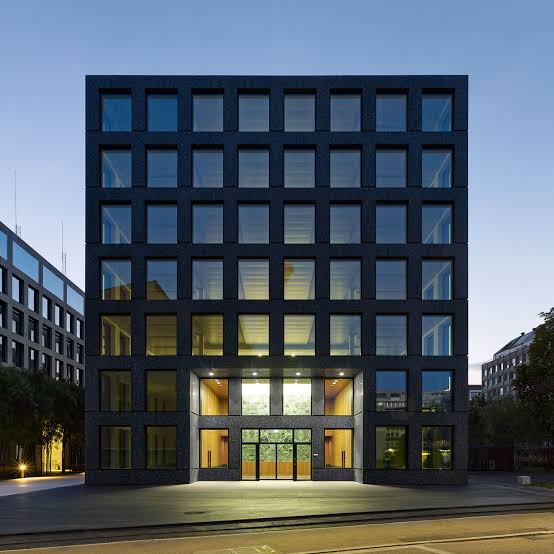
#> input picture data/edificio.jpg, 554 x 554 px; its folder holds only this picture in this run
$ python -i fase2_clustering_profundidad.py   (imports and definitions only)   (older library calls are emulated)
#> lines starting #> are read from the running program, lines starting #| are printed output that depends on the picture
"""
Fase 2: K-Means sobre superpíxeles + Motor Universal de Profundidad Invariante al Albedo (100% Offline).

Principios clave que garantizan modelos 3D casi perfectos en cualquier fotografía:
  1. Separación Intrínseca Albedo vs. Geometría (Invarianza al Color Oscuro/Claro):
     - Evita el error clásico donde zonas oscuras (barba negra, cabello, cejas, vidrios polarizados
       de autos, llantas negras, ventanas oscuras de casas) se hunden como agujeros, o donde zonas
       claras (frente iluminada, cuello, camisas blancas, paredes blancas) se inflan artificialmente.
     - El relieve fotométrico se extrae mediante un filtro paso-banda intrínseco con media cero
       dentro de cada región de material.
  2. Modelo Anatómico 3D para Retratos y Personas (`_profundidad_anatomica_retrato`):
     - Reconstruye el elipsoide craneal unificado (cabello + frente + rostro + barba/mentón en una
       misma superficie 3D continua), escultura facial 3D (puente y punta de la nariz, arco ciliar,
       pómulos, labios, prominencia del mentón, cuencas oculares suaves y retroceso de orejas),
       cuello cilíndrico situado detrás de la mandíbula y busto/hombros con curvatura controlada.
  3. Modelo Volumétrico Estructural para Objetos y Vehículos (`_profundidad_volumetrica_objeto`):
     - Combina transformada de distancia global con distancia normalizada al eje medial (esqueleto)
       y biselado en los 4 bordes del marco para que ninguna parte ancha se infle desproporcionadamente.
  4. Modelo Multi-Pista por Capas para Paisajes, Casas y Escenas Completas (`_profundidad_escena_universal`):
     - Combina plano de suelo en perspectiva, transmisión atmosférica (Dark Channel + contraste),
       nitidez multi-escala y extrusión vertical raíz->techo invariante al albedo para fachadas y árboles.
"""
import cv2
import numpy as np
from scipy import ndimage as ndi
from sklearn.cluster import KMeans
from sklearn.metrics import davies_bouldin_score, silhouette_score


# --------------------------------------------------------------------------------------
# Utilidades de filtrado e invarianza al albedo
# --------------------------------------------------------------------------------------
# [13 lines left out: function filtro_guiado_rapido, not called in this run]


def _normalizar(mapa: np.ndarray, p_lo: float = 1, p_hi: float = 99) -> np.ndarray:
    lo, hi = np.percentile(mapa, [p_lo, p_hi])
    return np.clip((mapa - lo) / (hi - lo + 1e-6), 0.0, 1.0).astype(np.float32)


def _sombreado_intrinseco_invariante_albedo(img_lab: np.ndarray, amplitud: float = 0.05) -> np.ndarray:
    """
    Extrae el micro-relieve geométrico de la superficie eliminando los cambios de color/albedo.
    Una barba negra, cabello oscuro, vidrio polarizado o llanta negra tiene media local igual a su
    entorno inmediato tras el filtro paso-banda acotado por tanh, por lo que NO se hunde en Z.
    """
#> called with amplitud = 0.05
    L = img_lab[:, :, 0].astype(np.float32) / 255.0
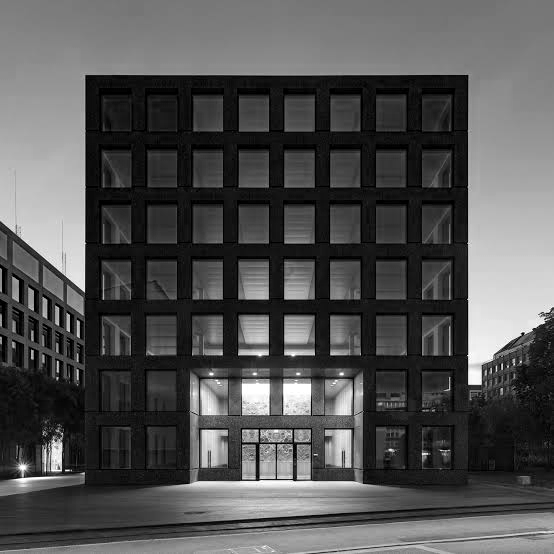
#> L: shape (554, 554) float32; min 0, max 1, mean 0.327
    L_fino = cv2.GaussianBlur(L, (5, 5), 1.0)
    L_medio = cv2.GaussianBlur(L, (21, 21), 5.0)
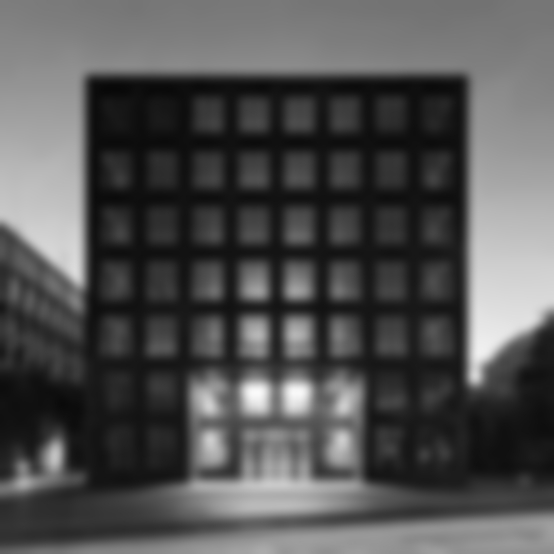
#> L_medio: shape (554, 554) float32; min 0.0319, max 0.981, mean 0.327
    delta = L_fino - L_medio
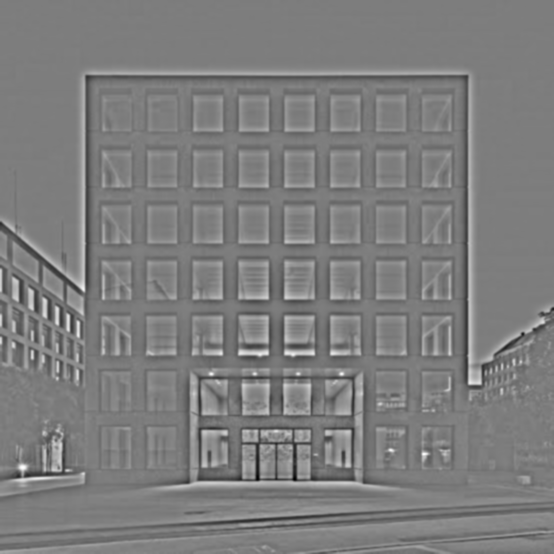
#> delta: shape (554, 554) float32; min -0.473, max 0.488, mean 1.88e-05; drawn with min black and max white

    # Atenuar en bordes de cambio brusco de material (albedo edges: ej. piel -> barba o carrocería -> ventana)
    gx = cv2.Sobel(L_fino, cv2.CV_32F, 1, 0, ksize=3)
    gy = cv2.Sobel(L_fino, cv2.CV_32F, 0, 1, ksize=3)
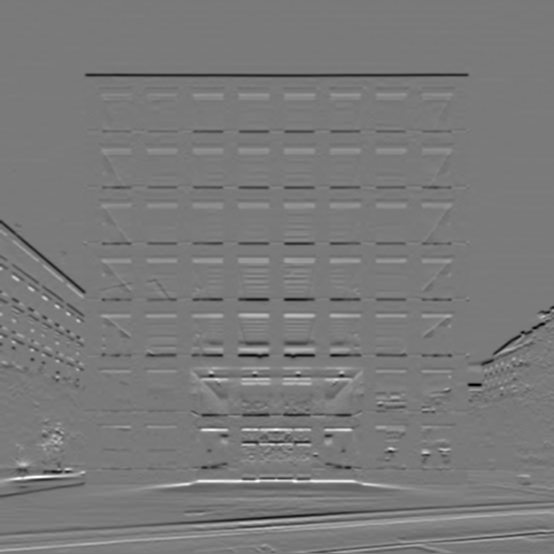
#> gy: shape (554, 554) float32; min -2.04, max 2.22, mean 0.00151; drawn with min black and max white
    grad_l = cv2.GaussianBlur(np.hypot(gx, gy), (9, 9), 0)
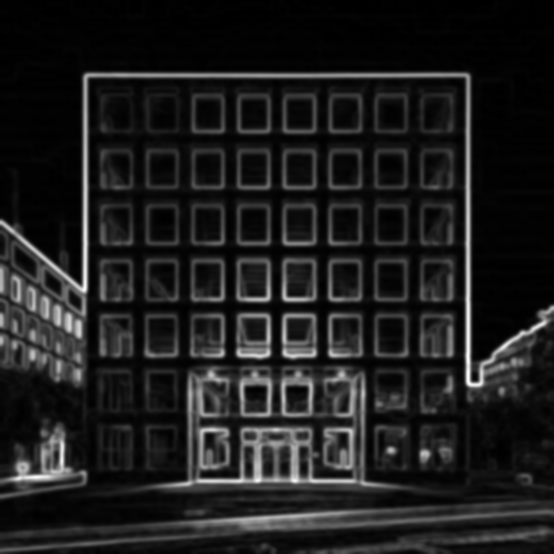
#> grad_l: shape (554, 554) float32; min 0, max 1.33, mean 0.159; drawn with min black and max white
    peso_continuo = 1.0 / (1.0 + (grad_l / 0.12) ** 2)
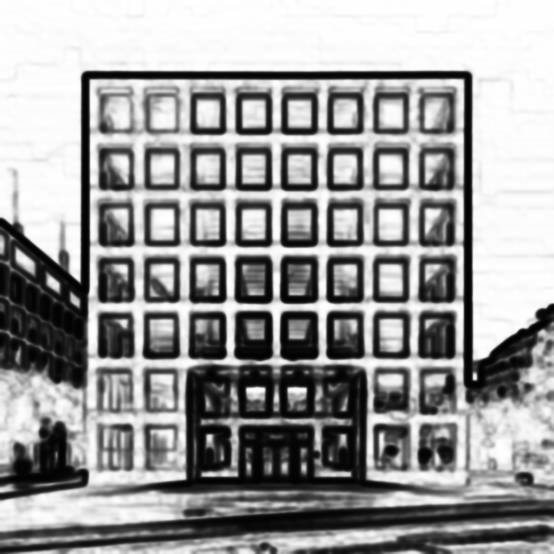
#> peso_continuo: shape (554, 554) float32; min 0.00803, max 1, mean 0.607

    relieve = amplitud * np.tanh((delta * peso_continuo) / 0.06)
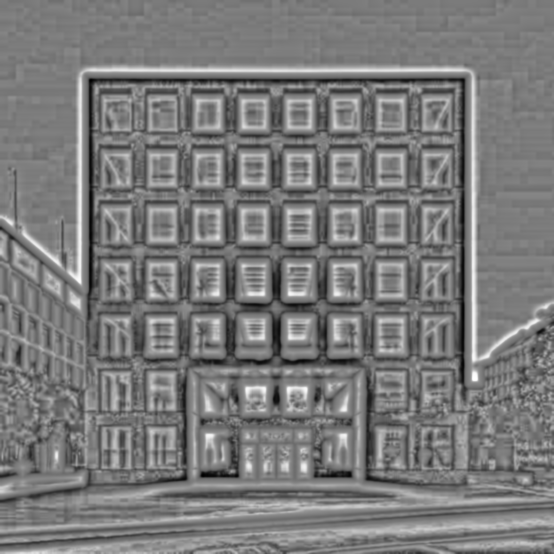
#> relieve: shape (554, 554) float32; min -0.0472, max 0.0497, mean -0.000596; drawn with min black and max white
    return cv2.GaussianBlur(relieve.astype(np.float32), (5, 5), 0)


# [1083 lines left out: functions _distancia_con_bordes_cerrados, _ajuste_planos_por_superpixel, _prior_suelo, _anclar_verticales_al_suelo, _ajuste_robusto, _mascara_cielo and 10 more, not called in this run]

>>> import cv2
>>> picture = cv2.cvtColor(cv2.imread('../data/edificio.jpg'), cv2.COLOR_BGR2RGB)
>>> result = _sombreado_intrinseco_invariante_albedo(picture)

$ run again, on data/prueba.jpg
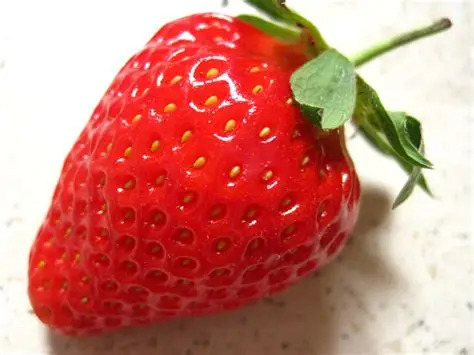
#> input picture data/prueba.jpg, 474 x 355 px
#> in _sombreado_intrinseco_invariante_albedo, `peso_continuo = 1.0 / (1.0 + (grad_l / 0.12) ** 2)`:
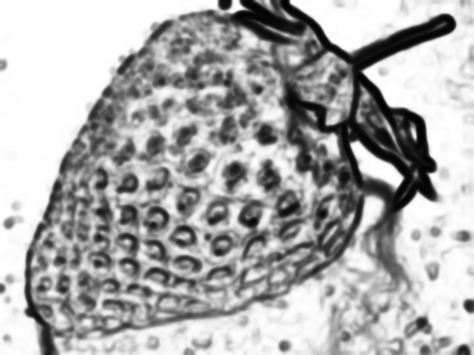
#> peso_continuo: shape (355, 474) float32; min 0.00997, max 1, mean 0.679
#> in _sombreado_intrinseco_invariante_albedo, `relieve = amplitud * np.tanh((delta * peso_continuo) / 0.06)`:
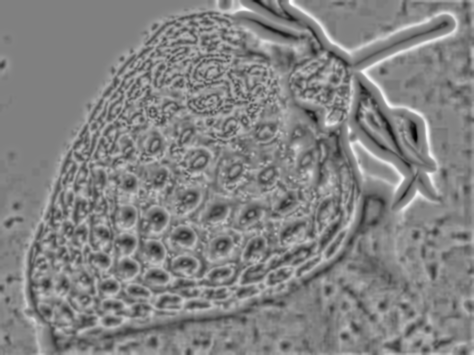
#> relieve: shape (355, 474) float32; min -0.0469, max 0.0463, mean 0.000906; drawn with min black and max white
